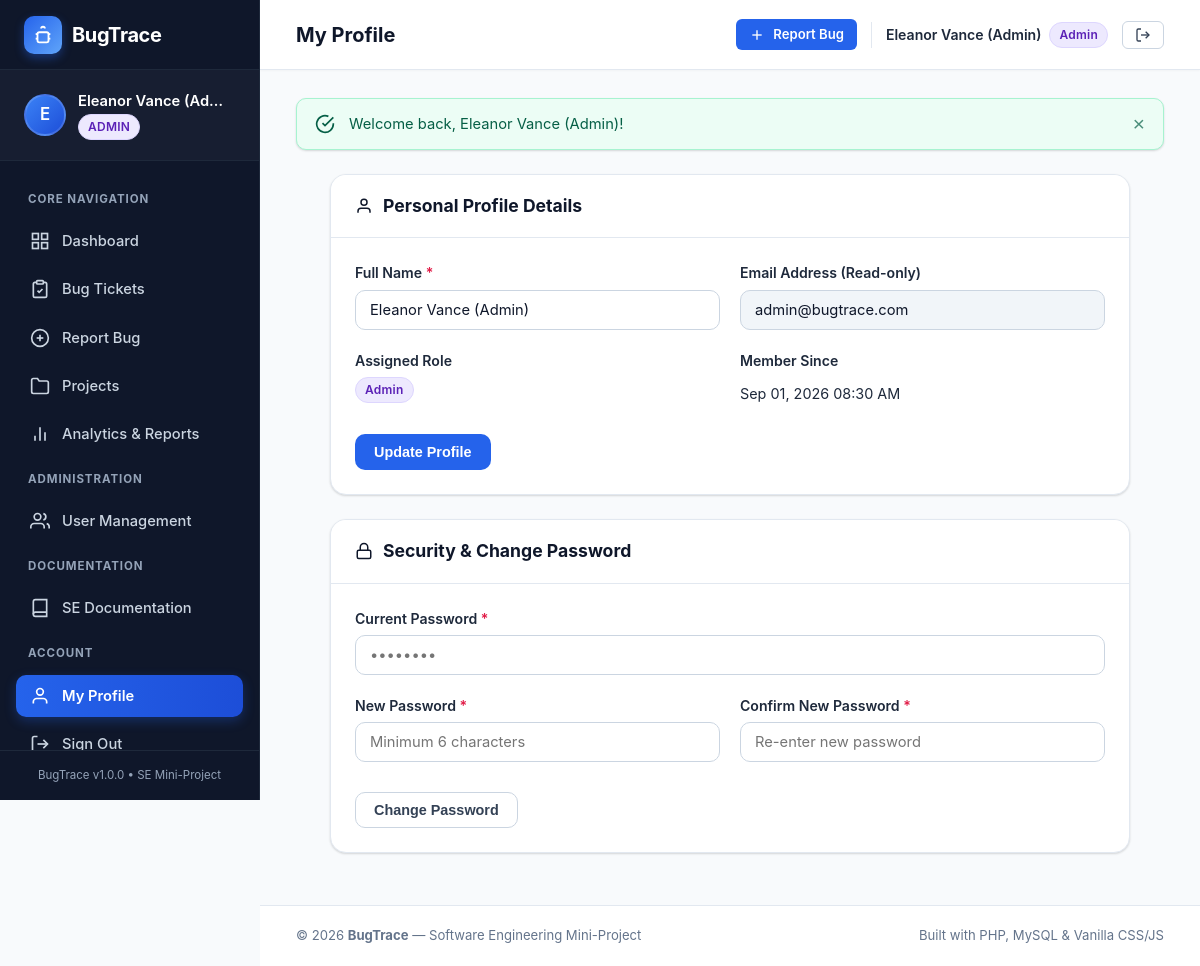
The app's page /profile.php (signed in) with its own data.
### tables this page shows
CREATE TABLE `users` (
  `id` INT AUTO_INCREMENT PRIMARY KEY,
  `name` VARCHAR(100) NOT NULL,
  `email` VARCHAR(150) NOT NULL UNIQUE,
  `password` VARCHAR(255) NOT NULL,
  `role` ENUM('admin', 'developer', 'tester') NOT NULL DEFAULT 'tester',
  `status` ENUM('active', 'inactive') NOT NULL DEFAULT 'active',
  `created_at` TIMESTAMP DEFAULT CURRENT_TIMESTAMP,
  `updated_at` TIMESTAMP DEFAULT CURRENT_TIMESTAMP ON UPDATE CURRENT_TIMESTAMP,
  INDEX `idx_users_role` (`role`),
  INDEX `idx_users_status` (`status`)
);

### includes/auth.php (called while the page is built, shortened)
<?php
require_once __DIR__ . '/functions.php';
function is_logged_in(): bool {
    return !empty($_SESSION['user_id']) && !empty($_SESSION['user_role']);
}
function current_user(): ?array {
    return [
        'id'     => (int)$_SESSION['user_id'],
        'name'   => $_SESSION['user_name'] ?? 'User',
        'email'  => $_SESSION['user_email'] ?? '',
        'role'   => $_SESSION['user_role'] ?? 'tester',
        'status' => $_SESSION['user_status'] ?? 'active'
    ];
}

### profile.php (the view, shortened to what this page needs)
<?php
require_once __DIR__ . '/includes/auth.php';
require_once __DIR__ . '/includes/functions.php';
$db = get_db();
$currentUser = current_user();
$stmtUser = $db->prepare("SELECT * FROM users WHERE id = :id");
$stmtUser->execute([':id' => $currentUser['id']]);
$userRecord = $stmtUser->fetch();
$pageTitle = 'My Profile';
require_once __DIR__ . '/includes/header.php';
?>
<div style="max-width: 800px; margin: 0 auto;">
    <div class="card" style="margin-bottom: 24px;">
        <div class="card-header">
            <h2 class="card-title">
                <svg width="18" height="18" fill="none" stroke="currentColor" stroke-width="2" viewBox="0 0 24 24"><path d="M20 21v-2a4 4 0 0 0-4-4H8a4 4 0 0 0-4 4v2"></path><circle cx="12" cy="7" r="4"></circle></svg>
                Personal Profile Details
            </h2>
        </div>
        <div class="card-body">
            <form action="<?= BASE_URL; ?>/profile.php" method="POST">
                <div class="form-row">
                    <div class="form-group">
                        <label class="form-label">Full Name <span class="required">*</span></label>
                        <input type="text" name="name" class="form-control" value="<?= e($userRecord['name']); ?>" required>
                    </div>
                    <div class="form-group">
                        <label class="form-label">Email Address (Read-only)</label>
                        <input type="email" class="form-control" value="<?= e($userRecord['email']); ?>" disabled style="background: var(--slate-100); color: var(--slate-600);">
                    </div>
                </div>
                <div class="form-row">
                    <div class="form-group">
                        <label class="form-label">Assigned Role</label>
                        <div><?= render_role_badge($userRecord['role']); ?></div>
                    </div>
                    <div class="form-group">
                        <label class="form-label">Member Since</label>
                        <div style="font-size: 0.9rem; color: var(--navy-800); padding-top: 6px;">
                            <?= format_datetime($userRecord['created_at']); ?>
                        </div>
                    </div>
                </div>
                <button type="submit" class="btn btn-primary" style="margin-top: 10px;">
                    Update Profile
                </button>
            </form>
        </div>
    </div>
    <div class="card">
        <div class="card-header">
            <h2 class="card-title">
                <svg width="18" height="18" fill="none" stroke="currentColor" stroke-width="2" viewBox="0 0 24 24"><rect x="3" y="11" width="18" height="11" rx="2" ry="2"></rect><path d="M7 11V7a5 5 0 0 1 10 0v4"></path></svg>
                Security &amp; Change Password
            </h2>
        </div>
        <div class="card-body">
            <form action="<?= BASE_URL; ?>/profile.php" method="POST">
                <div class="form-group">
                    <label class="form-label">Current Password <span class="required">*</span></label>
                    <input type="password" name="current_password" class="form-control" placeholder="&bull;&bull;&bull;&bull;&bull;&bull;&bull;&bull;" required>
                </div>
                <div class="form-row">
                    <div class="form-group">
                        <label class="form-label">New Password <span class="required">*</span></label>
                        <input type="password" name="new_password" class="form-control" placeholder="Minimum 6 characters" required minlength="6">
                    </div>
                    <div class="form-group">
                        <label class="form-label">Confirm New Password <span class="required">*</span></label>
                        <input type="password" name="confirm_password" class="form-control" placeholder="Re-enter new password" required minlength="6">
                    </div>
                </div>
                <button type="submit" class="btn btn-secondary" style="margin-top: 10px;">
                    Change Password
                </button>
            </form>
        </div>
    </div>
</div>
<?php require_once __DIR__ . '/includes/footer.php'; ?>

### includes/header.php (shortened to what this page needs)
<?php
require_once __DIR__ . '/functions.php';
require_once __DIR__ . '/auth.php';
$currentUser = current_user();
$pageTitle = $pageTitle ?? APP_TITLE;
?>
<!DOCTYPE html>
<html lang="en">
<head>
    <link rel="stylesheet" href="<?= BASE_URL; ?>/assets/css/style.css">
</head>
<body>
<div class="app-container">
    <?php include __DIR__ . '/sidebar.php'; ?>
    <div class="app-main">
        <header class="app-topbar">
            <div class="topbar-title">
                <span><?= e($pageTitle); ?></span>
            </div>
            <div class="topbar-actions">
                <a href="<?= BASE_URL; ?>/bug_create.php" class="btn btn-primary btn-sm">
                    <svg width="16" height="16" fill="none" stroke="currentColor" stroke-width="2" viewBox="0 0 24 24">
                        <line x1="12" y1="5" x2="12" y2="19"></line>
                        <line x1="5" y1="12" x2="19" y2="12"></line>
                    </svg>
                    <span>Report Bug</span>
                </a>
                <div class="user-pill" style="display: flex; align-items: center; gap: 8px; border-left: 1px solid var(--slate-200); padding-left: 14px;">
                    <span style="font-weight: 600; font-size: 0.88rem; color: var(--navy-800);"><?= e($currentUser['name']); ?></span>
                    <?= render_role_badge($currentUser['role']); ?>
                </div>
                <a href="<?= BASE_URL; ?>/logout.php" class="btn btn-secondary btn-sm" title="Log Out" data-confirm="Are you sure you want to sign out?">
                    <svg width="16" height="16" fill="none" stroke="currentColor" stroke-width="2" viewBox="0 0 24 24">
                        <path d="M9 21H5a2 2 0 0 1-2-2V5a2 2 0 0 1 2-2h4"></path>
                        <polyline points="16 17 21 12 16 7"></polyline>
                        <line x1="21" y1="12" x2="9" y2="12"></line>
                    </svg>
                </a>
            </div>
        </header>
        <main class="main-content">
            <?= render_flash_messages(); ?>

### includes/sidebar.php
<?php
$user = current_user();
$active = basename($_SERVER['PHP_SELF'], '.php');
$userInitials = strtoupper(substr($user['name'] ?? 'U', 0, 1));
?>
<aside class="app-sidebar">
    <div class="sidebar-header">
        <a href="<?= BASE_URL; ?>/dashboard.php" class="sidebar-logo">
            <div class="logo-badge">
                <svg width="22" height="22" fill="none" stroke="currentColor" stroke-width="2" viewBox="0 0 24 24">
                    <rect x="6" y="9" width="12" height="11" rx="2"></rect>
                    <path d="M10 5a2 2 0 1 1 4 0"></path>
                    <path d="M4 11h2"></path>
                    <path d="M18 11h2"></path>
                    <path d="M4 16h2"></path>
                    <path d="M18 16h2"></path>
                </svg>
            </div>
            <span><?= APP_NAME; ?></span>
        </a>
    </div>
    <div class="sidebar-user">
        <div class="user-avatar-circle"><?= e($userInitials); ?></div>
        <div class="sidebar-user-info">
            <div class="sidebar-user-name"><?= e($user['name']); ?></div>
            <div class="sidebar-user-role"><?= render_role_badge($user['role']); ?></div>
        </div>
    </div>
    <nav class="sidebar-nav">
        <div class="nav-section-title">Core Navigation</div>
        <a href="<?= BASE_URL; ?>/dashboard.php" class="nav-link <?= ($active === 'dashboard') ? 'active' : ''; ?>">
            <svg fill="none" stroke="currentColor" stroke-width="2" viewBox="0 0 24 24">
                <rect x="3" y="3" width="7" height="7"></rect>
                <rect x="14" y="3" width="7" height="7"></rect>
                <rect x="14" y="14" width="7" height="7"></rect>
                <rect x="3" y="14" width="7" height="7"></rect>
            </svg>
            <span>Dashboard</span>
        </a>
        <a href="<?= BASE_URL; ?>/bugs.php" class="nav-link <?= ($active === 'bugs' || $active === 'bug_view' || $active === 'bug_edit') ? 'active' : ''; ?>">
            <svg fill="none" stroke="currentColor" stroke-width="2" viewBox="0 0 24 24">
                <path d="M16 4h2a2 2 0 0 1 2 2v14a2 2 0 0 1-2 2H6a2 2 0 0 1-2-2V6a2 2 0 0 1 2-2h2"></path>
                <rect x="8" y="2" width="8" height="4" rx="1" ry="1"></rect>
                <path d="M9 14l2 2 4-4"></path>
            </svg>
            <span>Bug Tickets</span>
        </a>
        <a href="<?= BASE_URL; ?>/bug_create.php" class="nav-link <?= ($active === 'bug_create') ? 'active' : ''; ?>">
            <svg fill="none" stroke="currentColor" stroke-width="2" viewBox="0 0 24 24">
                <circle cx="12" cy="12" r="10"></circle>
                <line x1="12" y1="8" x2="12" y2="16"></line>
                <line x1="8" y1="12" x2="16" y2="12"></line>
            </svg>
            <span>Report Bug</span>
        </a>
        <a href="<?= BASE_URL; ?>/projects.php" class="nav-link <?= ($active === 'projects') ? 'active' : ''; ?>">
            <svg fill="none" stroke="currentColor" stroke-width="2" viewBox="0 0 24 24">
                <path d="M22 19a2 2 0 0 1-2 2H4a2 2 0 0 1-2-2V5a2 2 0 0 1 2-2h5l2 3h9a2 2 0 0 1 2 2z"></path>
            </svg>
            <span>Projects</span>
        </a>
        <a href="<?= BASE_URL; ?>/reports.php" class="nav-link <?= ($active === 'reports') ? 'active' : ''; ?>">
            <svg fill="none" stroke="currentColor" stroke-width="2" viewBox="0 0 24 24">
                <line x1="18" y1="20" x2="18" y2="10"></line>
                <line x1="12" y1="20" x2="12" y2="4"></line>
                <line x1="6" y1="20" x2="6" y2="14"></line>
            </svg>
            <span>Analytics & Reports</span>
        </a>
        <?php if ($user['role'] === 'admin'): ?>
            <div class="nav-section-title">Administration</div>
            <a href="<?= BASE_URL; ?>/users.php" class="nav-link <?= ($active === 'users') ? 'active' : ''; ?>">
                <svg fill="none" stroke="currentColor" stroke-width="2" viewBox="0 0 24 24">
                    <path d="M17 21v-2a4 4 0 0 0-4-4H5a4 4 0 0 0-4 4v2"></path>
                    <circle cx="9" cy="7" r="4"></circle>
                    <path d="M23 21v-2a4 4 0 0 0-3-3.87"></path>
                    <path d="M16 3.13a4 4 0 0 1 0 7.75"></path>
                </svg>
                <span>User Management</span>
            </a>
        <?php endif; ?>
        <div class="nav-section-title">Documentation</div>
        <a href="<?= BASE_URL; ?>/docs.php" class="nav-link <?= ($active === 'docs') ? 'active' : ''; ?>">
            <svg fill="none" stroke="currentColor" stroke-width="2" viewBox="0 0 24 24">
                <path d="M4 19.5A2.5 2.5 0 0 1 6.5 17H20"></path>
                <path d="M6.5 2H20v20H6.5A2.5 2.5 0 0 1 4 19.5v-15A2.5 2.5 0 0 1 6.5 2z"></path>
            </svg>
            <span>SE Documentation</span>
        </a>
        <div class="nav-section-title">Account</div>
        <a href="<?= BASE_URL; ?>/profile.php" class="nav-link <?= ($active === 'profile') ? 'active' : ''; ?>">
            <svg fill="none" stroke="currentColor" stroke-width="2" viewBox="0 0 24 24">
                <path d="M20 21v-2a4 4 0 0 0-4-4H8a4 4 0 0 0-4 4v2"></path>
                <circle cx="12" cy="7" r="4"></circle>
            </svg>
            <span>My Profile</span>
        </a>
        <a href="<?= BASE_URL; ?>/logout.php" class="nav-link" data-confirm="Are you sure you want to sign out?">
            <svg fill="none" stroke="currentColor" stroke-width="2" viewBox="0 0 24 24">
                <path d="M9 21H5a2 2 0 0 1-2-2V5a2 2 0 0 1 2-2h4"></path>
                <polyline points="16 17 21 12 16 7"></polyline>
                <line x1="21" y1="12" x2="9" y2="12"></line>
            </svg>
            <span>Sign Out</span>
        </a>
    </nav>
    <div class="sidebar-footer">
        <div style="font-size: 0.72rem; color: var(--slate-400); text-align: center;">
            BugTrace v<?= APP_VERSION; ?> &bull; SE Mini-Project
        </div>
    </div>
</aside>

### includes/functions.php (shortened to what this page needs)
<?php
function e(?string $string): string {
    return htmlspecialchars($string ?? '', ENT_QUOTES | ENT_SUBSTITUTE, 'UTF-8');
}
function get_flash(): array {
    $flashes = $_SESSION['flash'] ?? [];
    return $flashes;
}
function render_flash_messages(): string {
    $flashes = get_flash();
    $html = '<div class="flash-container">';
    foreach ($flashes as $flash) {
        $type = e($flash['type']);
        $msg = e($flash['message']);
        $icon = match($type) {
            'success' => '<svg width="20" height="20" fill="none" stroke="currentColor" stroke-width="2" viewBox="0 0 24 24"><path d="M22 11.08V12a10 10 0 1 1-5.93-9.14"></path><polyline points="22 4 12 14.01 9 11.01"></polyline></svg>',
            'danger'  => '<svg width="20" height="20" fill="none" stroke="currentColor" stroke-width="2" viewBox="0 0 24 24"><circle cx="12" cy="12" r="10"></circle><line x1="15" y1="9" x2="9" y2="15"></line><line x1="9" y1="9" x2="15" y2="15"></line></svg>',
            'warning' => '<svg width="20" height="20" fill="none" stroke="currentColor" stroke-width="2" viewBox="0 0 24 24"><path d="M10.29 3.86L1.82 18a2 2 0 0 0 1.71 3h16.94a2 2 0 0 0 1.71-3L13.71 3.86a2 2 0 0 0-3.42 0z"></path><line x1="12" y1="9" x2="12" y2="13"></line><line x1="12" y1="17" x2="12.01" y2="17"></line></svg>',
            default   => '<svg width="20" height="20" fill="none" stroke="currentColor" stroke-width="2" viewBox="0 0 24 24"><circle cx="12" cy="12" r="10"></circle><line x1="12" y1="16" x2="12" y2="12"></line><line x1="12" y1="8" x2="12.01" y2="8"></line></svg>'
        };
        $html .= <<<HTML
        <div class="alert alert-{$type} animate-fade-in" role="alert">
            <div class="alert-icon">{$icon}</div>
            <div class="alert-message">{$msg}</div>
            <button type="button" class="alert-close" onclick="this.parentElement.remove();" aria-label="Close">&times;</button>
        </div>
HTML;
    }
    $html .= '</div>';
    return $html;
}
function format_datetime(?string $datetime): string {
    $time = strtotime($datetime);
    return date('M d, Y h:i A', $time);
}
function render_role_badge(string $role): string {
    $class = match(strtolower($role)) {
        'admin'     => 'badge-role-admin',
        'developer' => 'badge-role-dev',
        'tester'    => 'badge-role-tester',
        default     => 'badge-default'
    };
    return '<span class="badge ' . $class . '">' . ucfirst(e($role)) . '</span>';
}

### records on screen
users: name "E", name "Eleanor Vance (Ad…", role "ADMIN Admin Admin", name "Eleanor Vance (Admin)", email "admin@bugtrace.com", created_at "Sep 01, 2026 08:30 AM"

### other values on screen
APP_NAME "BugTrace"
APP_VERSION "1.0.0"
$pageTitle "My Profile"
$msg "Welcome back, Eleanor Vance (Admin)!"
